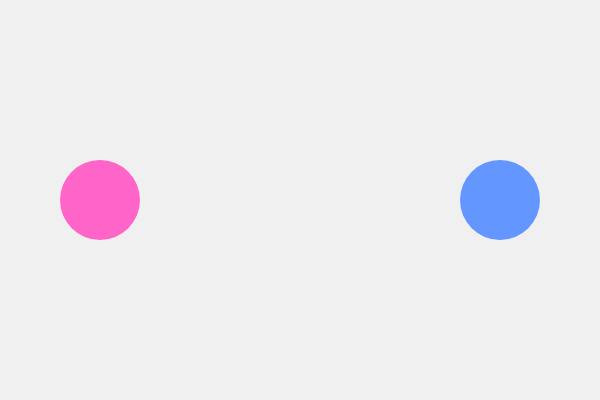
Frame 1 (no input)
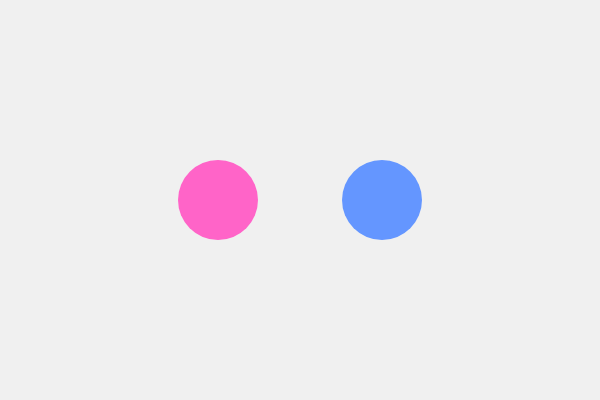
Frame 60 (no input)
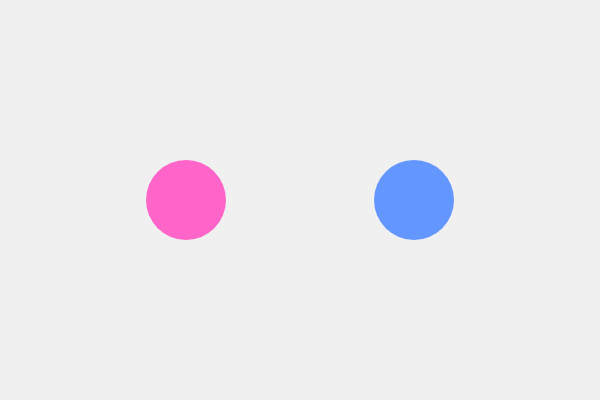
Frame 120 (the mouse pressed at the canvas centre since frame 60)

The p5.js sketch that drew these frames (run headless with seeded random() and noise() and a simulated clock; from frame 60 on, the mouse is pressed at the canvas centre):

// p5.js sketch
// ── sketch.js
let x1 = 100;
let y1 = 200;
let x2 = 500;
let y2 = 200;

let radius = 40;

let vx1 = 2;
let vx2 = -2;

function setup() {
  createCanvas(600, 400);
}

function draw() {
  background(240);

  fill(255, 100, 200);
  noStroke();
  ellipse(x1, y1, radius * 2);


  fill(100, 150, 255);
  ellipse(x2, y2, radius * 2);

  x1 += vx1;
  x2 += vx2;


  let d = dist(x1, y1, x2, y2);
  if (d < radius * 2) {
  
  vx1 *= -1;
    vx2 *= -1;
  }


  if (x1 - radius < 0 || x1 + radius > width) {
    vx1 *= -1;
  }
  if (x2 - radius < 0 || x2 + radius > width) {
    vx2 *= -1;
  }
}
